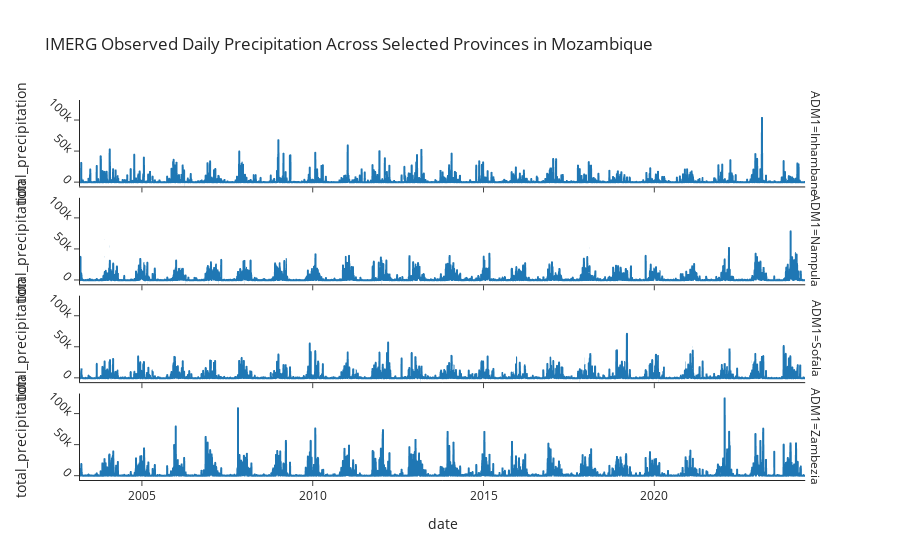

Notebook source saved alongside this figure:
### Markdown cell above
Create a simple plot to sanity check

### Code cell
fig = px.line(
    df_imerg,
    x="date",
    y="total_precipitation",
    facet_row="ADM1",
    title="IMERG Observed Daily Precipitation Across Selected Provinces in Mozambique",
    template="simple_white",
)
fig.update_yaxes(tickangle=45)
fig.show()

### Figure 1 — Plotly figure (JSON) as saved in the notebook; plotly's stock layout.template omitted (floating-point values rounded to 4 significant figures; data arrays with more than 128 entries replaced by an {"elided": "..."} marker saying what was removed)
{"data": [{"hovertemplate": "ADM1=Inhambane<br>date=%{x}<br>total_precipitation=%{y}<extra></extra>", "legendgroup": "", "line": {"color": "#1F77B4", "dash": "solid"}, "marker": {"symbol": "circle"}, "mode": "lines", "name": "", "showlegend": false, "type": "scattergl", "x": {"elided": "7754 str values"}, "xaxis": "x4", "y": {"elided": "7754 int values"}, "yaxis": "y4"}, {"hovertemplate": "ADM1=Nampula<br>date=%{x}<br>total_precipitation=%{y}<extra></extra>", "legendgroup": "", "line": {"color": "#1F77B4", "dash": "solid"}, "marker": {"symbol": "circle"}, "mode": "lines", "name": "", "showlegend": false, "type": "scattergl", "x": {"elided": "7754 str values"}, "xaxis": "x3", "y": {"elided": "7754 int values"}, "yaxis": "y3"}, {"hovertemplate": "ADM1=Sofala<br>date=%{x}<br>total_precipitation=%{y}<extra></extra>", "legendgroup": "", "line": {"color": "#1F77B4", "dash": "solid"}, "marker": {"symbol": "circle"}, "mode": "lines", "name": "", "showlegend": false, "type": "scattergl", "x": {"elided": "7754 str values"}, "xaxis": "x2", "y": {"elided": "7754 int values"}, "yaxis": "y2"}, {"hovertemplate": "ADM1=Zambezia<br>date=%{x}<br>total_precipitation=%{y}<extra></extra>", "legendgroup": "", "line": {"color": "#1F77B4", "dash": "solid"}, "marker": {"symbol": "circle"}, "mode": "lines", "name": "", "showlegend": false, "type": "scattergl", "x": {"elided": "7754 str values"}, "xaxis": "x", "y": {"elided": "7754 int values"}, "yaxis": "y"}], "layout": {"annotations": [{"font": {}, "showarrow": false, "text": "ADM1=Zambezia", "textangle": 90, "x": 0.98, "xanchor": "left", "xref": "paper", "y": 0.1138, "yanchor": "middle", "yref": "paper"}, {"font": {}, "showarrow": false, "text": "ADM1=Sofala", "textangle": 90, "x": 0.98, "xanchor": "left", "xref": "paper", "y": 0.3712, "yanchor": "middle", "yref": "paper"}, {"font": {}, "showarrow": false, "text": "ADM1=Nampula", "textangle": 90, "x": 0.98, "xanchor": "left", "xref": "paper", "y": 0.6288, "yanchor": "middle", "yref": "paper"}, {"font": {}, "showarrow": false, "text": "ADM1=Inhambane", "textangle": 90, "x": 0.98, "xanchor": "left", "xref": "paper", "y": 0.8862, "yanchor": "middle", "yref": "paper"}], "legend": {"tracegroupgap": 0}, "title": {"text": "IMERG Observed Daily Precipitation Across Selected Provinces in Mozambique"}, "xaxis": {"anchor": "y", "domain": [0, 0.98], "title": {"text": "date"}}, "xaxis2": {"anchor": "y2", "domain": [0, 0.98], "matches": "x", "showticklabels": false}, "xaxis3": {"anchor": "y3", "domain": [0, 0.98], "matches": "x", "showticklabels": false}, "xaxis4": {"anchor": "y4", "domain": [0, 0.98], "matches": "x", "showticklabels": false}, "yaxis": {"anchor": "x", "domain": [0, 0.2275], "tickangle": 45, "title": {"text": "total_precipitation"}}, "yaxis2": {"anchor": "x2", "domain": [0.2575, 0.485], "matches": "y", "tickangle": 45, "title": {"text": "total_precipitation"}}, "yaxis3": {"anchor": "x3", "domain": [0.515, 0.7425], "matches": "y", "tickangle": 45, "title": {"text": "total_precipitation"}}, "yaxis4": {"anchor": "x4", "domain": [0.7725, 1], "matches": "y", "tickangle": 45, "title": {"text": "total_precipitation"}}}}
